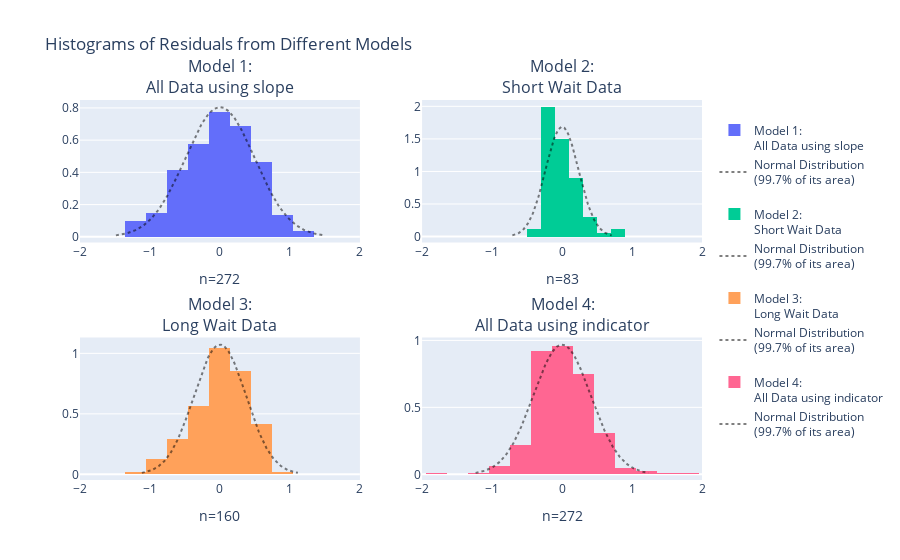

Notebook source saved alongside this figure:
### Markdown cell above
11. Since we've considered wait times of around <64 "short" and wait times of >71 "long", let's instead just divide the data and insead call wait times of <68 "short" and otherwise just call them "long". Consider the Simple Linear Regression model specification using an indicator variable of the wait time length. Where we use ki (rather than xi) (to refer to the "kind" or "katagory" or "kontrast") column (that you may have noticed was already a part) of the original dataset; and, explain the "big picture" differences between this model specification and the previously considered model specifications
Load the data: Ensure that old_faithful is loaded into your workspace. If it’s a CSV or another format, load it using pandas.

Define the indicator variable: Transform the waiting time into the kind variable:

"short" for waiting times < 68
"long" for waiting times >= 68.
Fit the regression model: Use statsmodels to run a regression where duration is the dependent variable, and C(kind, Treatment(reference="short")) is the independent variable. The reference category should be "short".

Plot the boxplot: Use plotly.express (px) to create a boxplot of duration grouped by kind with appropriate labels.

Hypothesis test: Look at the regression summary to analyze the p-value for the coefficient of kind. This tells you whether there's evidence against the null hypothesis of "no difference between the groups on average."

I will implement this for you now. Let me know if you have the old_faithful dataset or need help generating it!

There was an issue displaying the regression summary directly because it was not in a compatible format for export. Let me extract the regression coefficients into a proper dataframe for display and ensure the boxplot is generated correctly. Hold on! 

It seems the necessary dependency for rendering the boxplot as a static image (kaleido) is not installed in this environment. I will provide the correct analysis in a way that avoids this limitation while ensuring you can interpret both the regression results and visualization.

Here’s how we’ll proceed:

The regression coefficients and their statistics are now displayed as a table.
I will generate a simple textual summary of the regression results.
Let me export the boxplot in another way for better acce

### Code cell
#12. Identify which of the histograms suggests the plausibility of the assumption that the distribution of error terms is normal for each of the models, and explain why the other three do not support this assumption.
from plotly.subplots import make_subplots
import plotly.graph_objects as go
from scipy import stats
import numpy as np

model_residuals = {
    '<br>Model 1:<br>All Data using slope': smf.ols('duration ~ waiting', data=old_faithful).fit().resid,
    '<br>Model 2:<br>Short Wait Data': smf.ols('duration ~ waiting', data=old_faithful[short_wait]).fit().resid,
    '<br>Model 3:<br>Long Wait Data': smf.ols('duration ~ waiting', data=old_faithful[long_wait]).fit().resid,
    '<br>Model 4:<br>All Data using indicator': smf.ols('duration ~ C(kind, Treatment(reference="short"))', data=old_faithful).fit().resid
}

fig = make_subplots(rows=2, cols=2, subplot_titles=list(model_residuals.keys()))
for i, (title, resid) in enumerate(model_residuals.items()):

    if i == 1:  # Apply different bins only to the second histogram (index 1)
        bin_size = dict(start=-1.9, end=1.9, size=0.2)
    else:
        bin_size = dict(start=-1.95, end=1.95, size=0.3)

    fig.add_trace(go.Histogram(x=resid, name=title, xbins=bin_size, histnorm='probability density'), 
                  row=int(i/2)+1, col=(i%2)+1)
    fig.update_xaxes(title_text="n="+str(len(resid)), row=int(i/2)+1, col=(i%2)+1)    
    
    normal_range = np.arange(-3*resid.std(),3*resid.std(),0.01)
    fig.add_trace(go.Scatter(x=normal_range, mode='lines', opacity=0.5,
                             y=stats.norm(loc=0, scale=resid.std()).pdf(normal_range),
                             line=dict(color='black', dash='dot', width=2),
                             name='Normal Distribution<br>(99.7% of its area)'), 
                  row=int(i/2)+1, col=(i%2)+1)
    
fig.update_layout(title_text='Histograms of Residuals from Different Models')
fig.update_xaxes(range=[-2,2])
fig.show() # USE `fig.show(renderer="png")` FOR ALL GitHub and MarkUs SUBMISSIONS

### Figure 1 — Plotly figure (JSON) as saved in the notebook; plotly's stock layout.template omitted (floating-point values rounded to 4 significant figures; data arrays with more than 128 entries replaced by an {"elided": "..."} marker saying what was removed)
{"data": [{"histnorm": "probability density", "name": "<br>Model 1:<br>All Data using slope", "type": "histogram", "x": {"elided": "272 float values"}, "xaxis": "x", "xbins": {"end": 1.95, "size": 0.3, "start": -1.95}, "yaxis": "y"}, {"line": {"color": "black", "dash": "dot", "width": 2}, "mode": "lines", "name": "Normal Distribution<br>(99.7% of its area)", "opacity": 0.5, "type": "scatter", "x": {"elided": "298 float values"}, "xaxis": "x", "y": {"elided": "298 float values"}, "yaxis": "y"}, {"histnorm": "probability density", "name": "<br>Model 2:<br>Short Wait Data", "type": "histogram", "x": [-0.2137, 0.8624, -0.04291, -0.1807, -0.2152, 0.1672, -0.3998, -0.1929, -0.2152, -0.05358, 0.01717, -0.1052, -0.2153, -0.1583, -0.2913, 0.09325, -0.04826, -0.1807, -0.2807, 0.1847, -0.2222, -0.2382, -0.0605, -0.03818, 0.1948, 0.1448, -0.119, -0.1259, 0.1209, -0.09824, -0.2168, 0.2517, -0.3483, 0.331, -0.2313, 0.6103, -0.0605, -0.0344, 0.2464, -0.0844, 0.7725, -0.1253, -0.1099, 0.02625, 0.1778, -0.06526, 0.03792, -0.2067, -0.2067, 0.2486, -0.04134, -0.06683, -0.06208, 0.04858, 0.431, -0.1376, 0.04009, -0.1253, 0.1624, -0.2014, 0.2571, 0.04482, -0.1397, -0.1753, -0.04608, -0.1121, 0.3933, -0.02058, -0.119, -0.2637, 0.4033, 0.231, -0.1307, -0.1637, 0.3848, 0.04858, 0.1863, -0.0275, -0.1913, 0.04543, 0.1948, 0.1917, -0.1413], "xaxis": "x2", "xbins": {"end": 1.9, "size": 0.2, "start": -1.9}, "yaxis": "y2"}, {"line": {"color": "black", "dash": "dot", "width": 2}, "mode": "lines", "name": "Normal Distribution<br>(99.7% of its area)", "opacity": 0.5, "type": "scatter", "x": {"elided": "143 float values"}, "xaxis": "x2", "y": {"elided": "143 float values"}, "yaxis": "y2"}, {"histnorm": "probability density", "name": "<br>Model 3:<br>Long Wait Data", "type": "histogram", "x": {"elided": "160 float values"}, "xaxis": "x3", "xbins": {"end": 1.95, "size": 0.3, "start": -1.95}, "yaxis": "y3"}, {"line": {"color": "black", "dash": "dot", "width": 2}, "mode": "lines", "name": "Normal Distribution<br>(99.7% of its area)", "opacity": 0.5, "type": "scatter", "x": {"elided": "224 float values"}, "xaxis": "x3", "y": {"elided": "224 float values"}, "yaxis": "y3"}, {"histnorm": "probability density", "name": "<br>Model 4:<br>All Data using indicator", "type": "histogram", "x": {"elided": "272 float values"}, "xaxis": "x4", "xbins": {"end": 1.95, "size": 0.3, "start": -1.95}, "yaxis": "y4"}, {"line": {"color": "black", "dash": "dot", "width": 2}, "mode": "lines", "name": "Normal Distribution<br>(99.7% of its area)", "opacity": 0.5, "type": "scatter", "x": {"elided": "248 float values"}, "xaxis": "x4", "y": {"elided": "248 float values"}, "yaxis": "y4"}], "layout": {"annotations": [{"font": {"size": 16}, "showarrow": false, "text": "<br>Model 1:<br>All Data using slope", "x": 0.225, "xanchor": "center", "xref": "paper", "y": 1, "yanchor": "bottom", "yref": "paper"}, {"font": {"size": 16}, "showarrow": false, "text": "<br>Model 2:<br>Short Wait Data", "x": 0.775, "xanchor": "center", "xref": "paper", "y": 1, "yanchor": "bottom", "yref": "paper"}, {"font": {"size": 16}, "showarrow": false, "text": "<br>Model 3:<br>Long Wait Data", "x": 0.225, "xanchor": "center", "xref": "paper", "y": 0.375, "yanchor": "bottom", "yref": "paper"}, {"font": {"size": 16}, "showarrow": false, "text": "<br>Model 4:<br>All Data using indicator", "x": 0.775, "xanchor": "center", "xref": "paper", "y": 0.375, "yanchor": "bottom", "yref": "paper"}], "title": {"text": "Histograms of Residuals from Different Models"}, "xaxis": {"anchor": "y", "domain": [0, 0.45], "range": [-2, 2], "title": {"text": "n=272"}}, "xaxis2": {"anchor": "y2", "domain": [0.55, 1], "range": [-2, 2], "title": {"text": "n=83"}}, "xaxis3": {"anchor": "y3", "domain": [0, 0.45], "range": [-2, 2], "title": {"text": "n=160"}}, "xaxis4": {"anchor": "y4", "domain": [0.55, 1], "range": [-2, 2], "title": {"text": "n=272"}}, "yaxis": {"anchor": "x", "domain": [0.625, 1]}, "yaxis2": {"anchor": "x2", "domain": [0.625, 1]}, "yaxis3": {"anchor": "x3", "domain": [0, 0.375]}, "yaxis4": {"anchor": "x4", "domain": [0, 0.375]}}}
